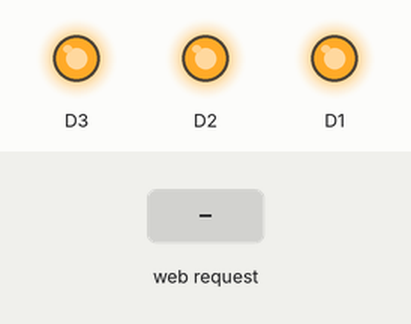
Recording of a sketch running on a simulated ESP8266 (NodeMCU). On the bench: output pins drawn as LEDs (lit = HIGH). The test bench sets the inputs (shaded band). WiFi joins after 1.5 s; servers stay silent unless stated; what the sketch prints to the serial monitor is not drawn.

Above: at 2.7 s.
2.8 s: HTTP request GET /onD1 received
At 4.0 s:
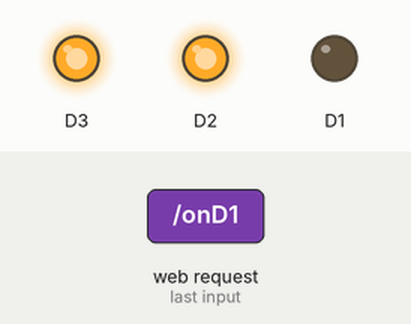
4.3 s: HTTP request GET /onD2 received
At 5.2 s:
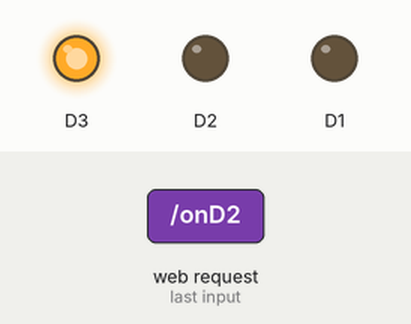
5.8 s: HTTP request GET /offD1 received
At 6.3 s:
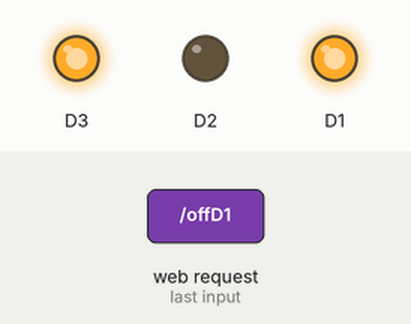
7.3 s: HTTP request GET /onD3 received
At 8.5 s:
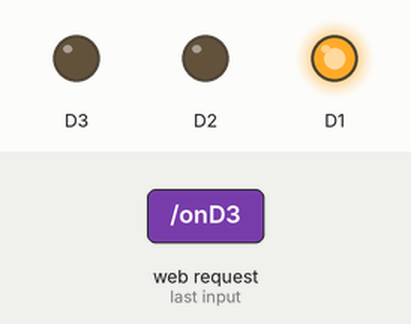
8.8 s: HTTP request GET /offD2 received
At 9.8 s:
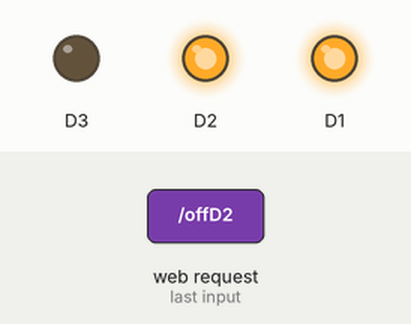
10.3 s: HTTP request GET /offD3 received
At 10.9 s:
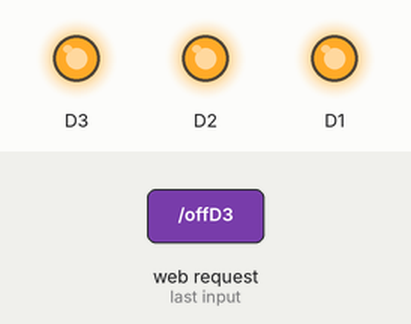
Timing chart, 0 to 12.8 s (numbered marks = the images above; inputs shaded):
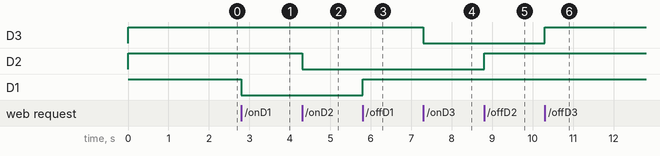

Measured:
- after the input at 2.8 s, D1: HIGH → LOW at once
- after the input at 4.3 s, D2: HIGH → LOW at once
- after the input at 5.8 s, D1: LOW → HIGH at once
- after the input at 7.3 s, D3: HIGH → LOW at once
- after the input at 8.8 s, D2: LOW → HIGH at once
- after the input at 10.3 s, D3: LOW → HIGH at once

The sketch:

BAI5_DIEU_KHIEN_THIET_BI_OFFLINE_SU_DUNG_WEB_SERVER.ino
```cpp
#include <ESP8266WiFi.h>
#include <ESP8266WebServer.h>
ESP8266WebServer webServer(80);
//==========AP info=======================//
char* ssid = "KhoaTran";
char* pass = "1234567890";
//=========Biến chứa mã HTLM Website==//
const char MainPage[] PROGMEM = R"=====(
  <!DOCTYPE html>
  <html>
   <head>
       <titleGIAO DIEN TEST>E-SMART HOME</title>
       <style>
          body {text-align:center;background-color:#222222; color:white}
          input {
            height:25px;
            width:270px;
            font-size:20px;
            margin: 10px auto;
          }
          #content {
            border: white solid 1px;
            padding:5px;
            height:375px;
            width:330px;
            border-radius:20px;
            margin: 0 auto
          }
          .ledstatus{
              outline: none;
              margin: 15px 5px;
              width: 60px;
              height: 60px;
              border-radius: 50%;
              -moz-border-radius: 50%;
              -webkit-border-radius: 50%;
              color:white;
              font-size:20px;
              font-weight: bold;
          }
          #ledstatus1{
              border: solid 2px #23C48E;
              background: #23C48E;
          }
          #ledstatus2{
              border: solid 2px #ED9D00;
              background: #ED9D00;
          }
          #ledstatus3{
              border: solid 2px #5F7CD8;
              background: #5F7CD8;
          }
          #ledconnect{
              outline: none;
              margin: 0px 5px -1px 5px;
              width: 15px;
              height: 15px;
              border: solid 1px #00EE00;
              background-color: #00EE00;
              border-radius: 50%;
              -moz-border-radius: 50%;
              -webkit-border-radius: 50%;
          }
          .button {
            height:65px;
            width:70px;
            margin:10px 0;
            background-color:#3C89BC;
            border-radius:10px;
            outline:none;
            color:white;
            font-size:25px;
            font-weight: bold;
          }
          .button_all{
            height:70px;
            width:140px;
            margin:10px 0;
            outline:none;
            color:white;
            font-size:20px;
            font-weight: bold;
          }
          #button_on {
            background-color:#00BB00;
            border-radius:10px;
          }
          #button_off {
            background-color:#CC3300;
            border-radius:10px;
          }
          .button_setup {
            height:30px;
            width:280px;
            margin:10px 0;
            background-color:#3C89BC;
            border-radius:10px;
            outline:none;
            color:white;
            font-size:20px;
            font-weight: bold;
          }
          .button_wifi{
            height:50px;
            width:90px;
            margin:10px 0;
            outline:none;
            color:white;
            font-size:15px;
            font-weight: bold;
          }
       </style>
       <meta name="viewport" content="width=device-width,user-scalable=0" charset="UTF-8">
   </head>
   <body>
      <div><h1>GIAO DIỆN TEST</h1></div>
      <div id="content">
        <div id="homecontrol" style="height:340px";>
          <div>
            <input id="ledstatus1" class="ledstatus" type="button" value="ON"/>
            <input id="ledstatus2" class="ledstatus" type="button" value="ON"/>
            <input id="ledstatus3" class="ledstatus" type="button" value="ON"/>
          </div>
           <div>
            <button class="button" onclick=getbutton(1)>1</button>
            <button class="button" onclick=getbutton(2)>2</button>
            <button class="button" onclick=getbutton(3)>3</button>
          </div>
          <div>
            <button id="button_on" class="button_all" onclick="getbuttonall('on')">Turn on all</button>
            <button id="button_off" class="button_all"onclick="getbuttonall('off')">Turn off all</button>
          </div>
          <div><input class="button_setup" type="button" onclick="configurewifi()" value="Configure WiFi"/></div>
          <div>IP connected: <b><pan id="ipconnected"></pan></b></div>
        </div>


        //===========Tạo và gửi request khi ấn button============================
        //-----------Thiết lập dữ liệu và gửi request ON/OFF D4---
        function getbutton(n){
          switch (n){
            case 1:
                var ledstatus1 = document.getElementById("ledstatus1").value;
                if(ledstatus1 == "ON"){
                  xhttp_statusD.open("GET","/D1off",true);
                }else{
                  xhttp_statusD.open("GET","/D1on",true);
                }
                xhttp_statusD.onreadystatechange = process_statusD;
                x http_statusD.send();
                break;
            case 2:
                var ledstatus2 = document.getElementById("ledstatus2").value;
                if(ledstatus2 == "ON"){
                  xhttp_statusD.open("GET","/D2off",true);
                }else{
                  xhttp_statusD.open("GET","/D2on",true);
                }
                xhttp_statusD.onreadystatechange = process_statusD;
                xhttp_statusD.send();
                break;
            case 3:
                var ledstatus3 = document.getElementById("ledstatus3").value;
                if(ledstatus3 == "ON"){
                  xhttp_statusD.open("GET","/D3off",true);
                }else{
                  xhttp_statusD.open("GET","/D3on",true);
                }
                xhttp_statusD.onreadystatechange = process_statusD;
                xhttp_statusD.send();
                break;
            case 4:
               var ledstatus4 = document.getElementById("ledstatus4").value;
                if(ledstatus4 == "ON"){
                  xhttp_statusD.open("GET","/D4off",true);
                }else{
                  xhttp_statusD.open("GET","/D4on",true);
                }
                xhttp_statusD.onreadystatechange = process_statusD;
                xhttp_statusD.send();
                break;
          }
        }
        function getbuttonall(m){
          if(m == "on"){
            xhttp_statusD.open("GET","/Allon",true);
          }else if(m=="off"){
            xhttp_statusD.open("GET","/Alloff",true);
          }
          xhttp_statusD.onreadystatechange = process_statusD;
          xhttp_statusD.send();
        }
        //===========Configure WiFi=====================================
        function configurewifi(){
          document.getElementById("homecontrol").style.display = "none";
          document.getElementById("wifisetup").style.display = "block";
        }
        //-----------Thiết lập dữ liệu và gửi request ssid và password---
        function writeEEPROM(){
          if(Empty(document.getElementById("ssid"), "Please enter ssid!")&&Empty(document.getElementById("pass"), "Please enter password")){
            var ssid = document.getElementById("ssid").value;
            var pass = document.getElementById("pass").value;
            xhttp.open("GET","/writeEEPROM?ssid="+ssid+"&pass="+pass,true);
            xhttp.onreadystatechange = process;//nhận reponse
            xhttp.send();
          }
        }
        function clearEEPROM(){
          if(confirm("Do you want to delete all saved wifi configurations?")){
            xhttp.open("GET","/clearEEPROM",true);
            xhttp.onreadystatechange = process;//nhận reponse
            xhttp.send();
          }
        }
        function restartESP(){
          if(confirm("Do you want to reboot the device?")){
            xhttp.open("GET","/restartESP",true);
            xhttp.send();
            alert("Device is restarting! If no wifi is found please press reset!");
          }
        }
        //-----------Kiểm tra response -------------------------------------------
        function process(){
          if(xhttp.readyState == 4 && xhttp.status == 200){
            //------Updat data sử dụng javascript----------
            ketqua = xhttp.responseText;
            document.getElementById("reponsetext").innerHTML=ketqua;
          }
        }
       //============Hàm thực hiện chứ năng khác================================
       //--------Cập nhật trạng thái tự động sau 2000 giây----------------------
        setInterval(function() {
          getstatusD();
        },2000);
       //--------Load lại trang để quay về Home control-------------------------
        function backHOME(){
          window.onload();
        }
       //----------------------------CHECK EMPTY--------------------------------
       function Empty(element, AlertMessage){
          if(element.value.trim()== ""){
            alert(AlertMessage);
            element.focus();
            return false;
          }else{
            return true;
          }
       }
       //------------------------------------------------------------------------
      </script>
   </body>
  </html>
)=====";
//=========================================//
void setup() {
  Serial.begin(9600);
  pinMode(D1,OUTPUT);
  pinMode(D2,OUTPUT);
  pinMode(D3,OUTPUT);
  digitalWrite(D1,HIGH);
  digitalWrite(D2,HIGH);
  digitalWrite(D3,HIGH);
   WiFi.begin(ssid,pass);
  Serial.begin(9600);
  Serial.print("Connecting");
  while(WiFi.status()!=WL_CONNECTED){
    delay(500);
    Serial.print("...");
  }
  Serial.println(WiFi.localIP());

  webServer.on("/",mainpage);
  webServer.on("/onD1",D1_on);
  webServer.on("/offD1",D1_off);
  webServer.on("/onD2",D2_on);
  webServer.on("/offD2",D2_off);
    webServer.on("/onD3",D3_on);
  webServer.on("/offD3",D3_off);
  webServer.begin();

}
void loop() {
  webServer.handleClient();
}
//==========Chương trình con=================//
void mainpage(){
  String s = FPSTR(MainPage);
  webServer.send(200,"text/html",s);
}

//--------------Điều khiển chân D1----------------
void D1_on(){
  digitalWrite(D1,LOW);
  String s = FPSTR(MainPage);
  webServer.send(200,"text/html",s);
}
void D1_off(){
   digitalWrite(D1,HIGH);
  String s = FPSTR(MainPage);
  webServer.send(200,"text/html",s);
}
//--------------Điều khiển chân D2----------------
void D2_on(){
  digitalWrite(D2,LOW);
  String s = FPSTR(MainPage);
  webServer.send(200,"text/html",s);
}
void D2_off(){
  digitalWrite(D2,HIGH);
  String s = FPSTR(MainPage);
  webServer.send(200,"text/html",s);
}
//--------------Điều khiển chân D3----------------
void D3_on(){
 digitalWrite(D3,LOW);
  String s = FPSTR(MainPage);
  webServer.send(200,"text/html",s);
}
void D3_off(){
  digitalWrite(D3,HIGH);
  String s = FPSTR(MainPage);
  webServer.send(200,"text/html",s);
}
//--------------Điều khiển chân D----------------
void All_on(){
  digitalWrite(D1,LOW);
  digitalWrite(D2,LOW);
  digitalWrite(D3,LOW);

}
void All_off(){
  digitalWrite(D1,HIGH);
  digitalWrite(D2,HIGH);
  digitalWrite(D3,HIGH);
}
```
